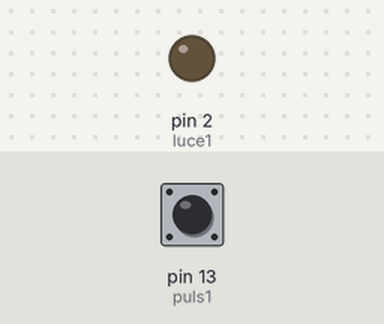
A sketch run on a simulated Arduino Uno, built with avr-gcc and run on an emulated ATmega328P. Parts: output pins drawn as LEDs (lit = HIGH). Inputs (shaded band) come from the test bench; at power-on: pin 13 (puls1) LOW.

Above: at 1.2 s.
1.3 s: pin 13 (puls1) pulled HIGH for 0.15 s
At 2.2 s:
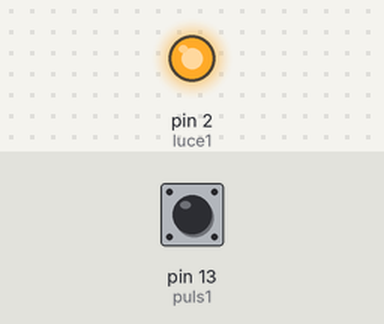
2.9 s: pin 13 (puls1) pulled HIGH for 1 s
At 3.5 s:
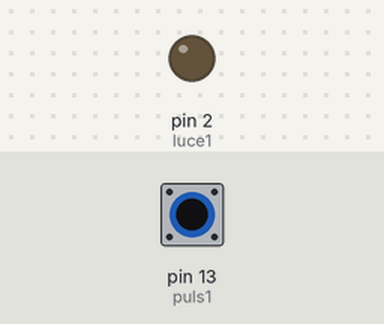
Timing chart, 0 to 5.9 s (numbered marks = the images above; inputs shaded):
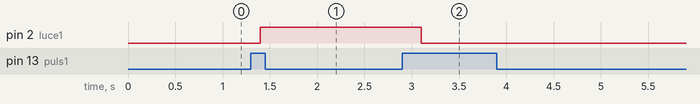

Measured:
- after the input at 1.3 s, pin 2 (luce1): LOW → HIGH after 0.10 s
- after the input at 2.9 s, pin 2 (luce1): HIGH → LOW after 0.20 s

The sketch:

rele_led.ino
```cpp
int puls1 = 13;
int luce1 = 2;
int stato1 = LOW;
int attesaDebounce = 50;
unsigned long ultimoTempoDebounce = 0;
int ultimaLettura = LOW;

void setup()
{
  pinMode(luce1, OUTPUT);
  pinMode(puls1, INPUT);
}

void loop()
{
  int lettura = digitalRead(puls1);  // (int lettura = Variabile locale) leggo lo stato del pulsante
  if(lettura != ultimaLettura){            // se lo stato del pin è il contrario dell`ultima lettura
    ultimoTempoDebounce = millis();        // assegno il conteggio in millisecondi
  }
  if((millis() - ultimoTempoDebounce) > attesaDebounce){   // se il conteggio è superiore a 50 millisecondi
    if(lettura != puls1 and lettura == HIGH){      // se il pin7 è diverso dallo stato del pulsante e il pulsante è premuto
      stato1 = !stato1;                                // cambio lo stato del pin 13
      digitalWrite(luce1, stato1);                      // Imposto al pin13 lo stato di ledStato
    }
    stato1 = lettura;                               // assegno lo stato del pulsante al pin7
  }
  ultimaLettura = lettura;
  delay(100);
}
```
